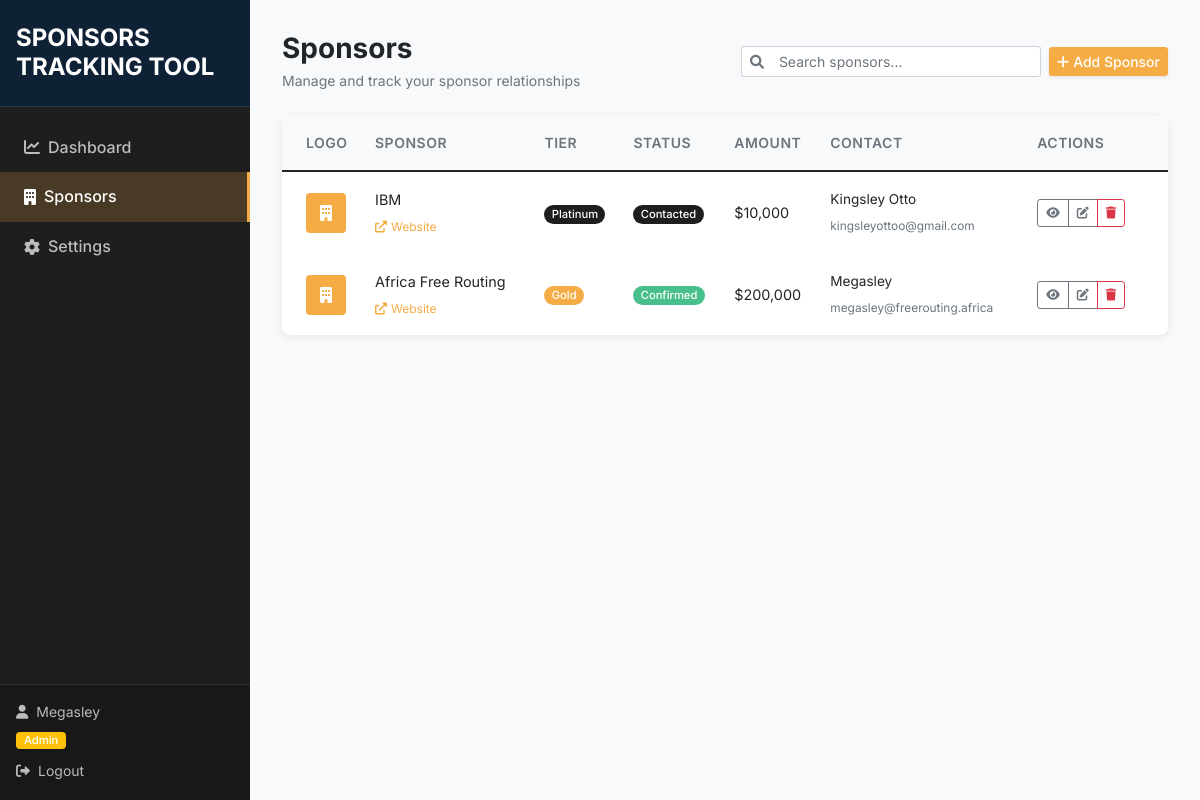
The page /sponsors (signed in) on the database its author committed.
### models.py (models this page shows, shortened)
class User(UserMixin, db.Model):
    id = db.Column(db.Integer, primary_key=True)
    username = db.Column(db.String(64), unique=True, nullable=False)
    email = db.Column(db.String(120), unique=True, nullable=False)
    password_hash = db.Column(db.String(256), nullable=False)
    role = db.Column(db.String(20), default='viewer')  # 'admin' or 'viewer'
    is_admin = db.Column(db.Boolean, default=False)  # Keep for backward compatibility
    created_at = db.Column(db.DateTime, default=datetime.utcnow)
    def is_admin_user(self):
        return self.role == 'admin' or self.is_admin
    def can_edit(self):
        return self.is_admin_user()

class Sponsor(db.Model):
    id = db.Column(db.Integer, primary_key=True)
    name = db.Column(db.String(100), nullable=False)
    contact_person = db.Column(db.String(100))
    email = db.Column(db.String(120))
    phone = db.Column(db.String(20))
    website = db.Column(db.String(200))
    tier = db.Column(db.String(20), default='Silver')  # Gold, Silver, Platinum
    status = db.Column(db.String(20), default='Contacted')  # Confirmed, Contacted, Declined, Pending
    amount = db.Column(db.Float, default=0.0)
    logo_filename = db.Column(db.String(120))
    notes = db.Column(db.Text)
    created_at = db.Column(db.DateTime, default=datetime.utcnow)
    updated_at = db.Column(db.DateTime, default=datetime.utcnow, onupdate=datetime.utcnow)
    activities = db.relationship('Activity', backref='sponsor', lazy=True, cascade='all, delete-orphan')
    files = db.relationship('SponsorFile', backref='sponsor', lazy=True, cascade='all, delete-orphan')

### routes.py (the view, shortened to what this page needs)
@main_bp.route('/sponsors')
@login_required
def sponsors():
    search = request.args.get('search', '')
    tier_filter = request.args.get('tier', '')
    status_filter = request.args.get('status', '')
    query = Sponsor.query
    if tier_filter:
        query = query.filter(Sponsor.tier == tier_filter)
    if status_filter:
        query = query.filter(Sponsor.status == status_filter)
    sponsors = query.order_by(Sponsor.created_at.desc()).all()
    return render_template('sponsors.html',
                         sponsors=sponsors,
                         search=search,
                         tier_filter=tier_filter,
                         status_filter=status_filter)

### auth.py (called while the page is built)
@login_manager.user_loader
def load_user(user_id):
    return User.query.get(int(user_id))

### templates/sponsors.html (shortened to what this page needs)
{% extends "base_auth.html" %}
{% block content %}
<div class="d-flex justify-content-between align-items-center mb-4">
    <div>
        <h1 class="h3 mb-1 fw-bold text-dark">Sponsors</h1>
        <p class="text-muted mb-0 small">Manage and track your sponsor relationships</p>
    </div>
    <div class="d-flex gap-2 align-items-center">
        <div class="search-container">
            <form method="GET" class="d-flex">
                <div class="input-group input-group-sm">
                    <span class="input-group-text bg-white border-end-0">
                        <i class="fas fa-search text-muted"></i>
                    </span>
                    <input type="text" name="search" class="form-control border-start-0"
                           placeholder="Search sponsors..." value="{{ search }}" style="box-shadow: none; min-width: 200px;">
                </div>
            </form>
        </div>
        {% if current_user.can_edit() %}
        <a href="{{ url_for('main.add_sponsor') }}" class="btn btn-sm shadow-sm" style="background-color: var(--orange); border: none; color: white;">
            <i class="fas fa-plus me-1"></i>Add Sponsor
        </a>
        {% endif %}
    </div>
</div>
<div class="card shadow-sm border-0">
    <div class="card-body p-0">
        {% if sponsors %}
        <div class="table-responsive">
            <table class="table table-hover mb-0">
                <thead style="background-color: #f8f9fa;">
                    <tr>
                        <th class="border-0 py-3 ps-4 text-muted" style="font-size: 0.875rem; font-weight: 600;">Logo</th>
                        <th class="border-0 py-3 text-muted" style="font-size: 0.875rem; font-weight: 600;">Sponsor</th>
                        <th class="border-0 py-3 text-muted" style="font-size: 0.875rem; font-weight: 600;">Tier</th>
                        <th class="border-0 py-3 text-muted" style="font-size: 0.875rem; font-weight: 600;">Status</th>
                        <th class="border-0 py-3 text-muted" style="font-size: 0.875rem; font-weight: 600;">Amount</th>
                        <th class="border-0 py-3 text-muted" style="font-size: 0.875rem; font-weight: 600;">Contact</th>
                        <th class="border-0 py-3 pe-4 text-muted" style="font-size: 0.875rem; font-weight: 600;">Actions</th>
                    </tr>
                </thead>
                <tbody>
                    {% for sponsor in sponsors %}
                    <tr class="sponsor-row-hover">
                        <td class="border-0 py-3 ps-4">
                            {% if sponsor.logo_filename %}
                                <img src="{{ url_for('main.uploaded_file', filename=sponsor.logo_filename) }}"
                                     alt="{{ sponsor.name }}" class="sponsor-logo-small rounded-2">
                            {% else %}
                                <div class="sponsor-logo-placeholder rounded-2" style="background-color: var(--orange); color: white;">
                                    <i class="fas fa-building"></i>
                                </div>
                            {% endif %}
                        </td>
                        <td class="border-0 py-3">
                            <div class="fw-semibold mb-1" style="font-size: 0.9rem;">{{ sponsor.name }}</div>
                            {% if sponsor.website %}
                                <small class="text-muted" style="font-size: 0.75rem;">
                                    <a href="{{ sponsor.website }}" target="_blank" class="text-decoration-none" style="color: var(--orange);">
                                        <i class="fas fa-external-link-alt me-1"></i>Website
                                    </a>
                                </small>
                            {% endif %}
                        </td>
                        <td class="border-0 py-3">
                            <span class="badge rounded-pill" style="font-size: 0.75rem; background-color: {% if sponsor.tier == 'Gold' %}var(--orange){% elif sponsor.tier == 'Platinum' %}var(--nero){% else %}var(--green){% endif %}; color: white;">
                                {{ sponsor.tier }}
                            </span>
                        </td>
                        <td class="border-0 py-3">
                            <span class="badge rounded-pill" style="font-size: 0.75rem; background-color:
                                {% if sponsor.status == 'Confirmed' %}var(--green){% endif %}
                                {% if sponsor.status == 'Contacted' %}var(--nero){% endif %}; color: white;">
                                {{ sponsor.status }}
                            </span>
                        </td>
                        <td class="border-0 py-3">
                            <span class="fw-semibold" style="font-size: 0.9rem;">${{ "{:,.0f}".format(sponsor.amount) if sponsor.amount else "0" }}</span>
                        </td>
                        <td class="border-0 py-3">
                            <div style="font-size: 0.85rem;">
                                {% if sponsor.contact_person %}
                                    <div class="fw-medium mb-1">{{ sponsor.contact_person }}</div>
                                {% endif %}
                                {% if sponsor.email %}
                                    <small class="text-muted">{{ sponsor.email }}</small>
                                {% else %}
                                    <small class="text-muted">No contact info</small>
                                {% endif %}
                            </div>
                        </td>
                        <td class="border-0 py-3 pe-4">
                            <div class="btn-group btn-group-sm" role="group">
                                <a href="{{ url_for('main.sponsor_detail', id=sponsor.id) }}"
                                   class="btn btn-outline-secondary" title="View Details" style="font-size: 0.75rem;">
                                    <i class="fas fa-eye"></i>
                                </a>
                                {% if current_user.can_edit() %}
                                <a href="{{ url_for('main.edit_sponsor', id=sponsor.id) }}"
                                   class="btn btn-outline-secondary" title="Edit" style="font-size: 0.75rem;">
                                    <i class="fas fa-edit"></i>
                                </a>
                                <button type="button" class="btn btn-outline-danger"
                                        onclick="confirmDelete({{ sponsor.id }}, '{{ sponsor.name }}')" title="Delete" style="font-size: 0.75rem;">
                                    <i class="fas fa-trash"></i>
                                </button>
                                {% endif %}
                            </div>
                        </td>
                    </tr>
                    {% endfor %}
                </tbody>
            </table>
        </div>
        {% endif %}
    </div>
</div>
{% endblock %}

### templates/base_auth.html (shortened to what this page needs)
<!DOCTYPE html>
<html lang="en">
<head>
    <link href="https://cdn.jsdelivr.net/npm/bootstrap@5.1.3/dist/css/bootstrap.min.css" rel="stylesheet">
    <link href="https://cdnjs.cloudflare.com/ajax/libs/font-awesome/6.0.0/css/all.min.css" rel="stylesheet">
    <link href="{{ url_for('static', filename='css/style.css') }}" rel="stylesheet">
</head>
<body>
    <div class="app-container">
        <nav class="sidebar">
            <div class="sidebar-header">
                <h4 class="text-white fw-bold mb-0">SPONSORS TRACKING TOOL</h4>
            </div>
            <div class="sidebar-menu">
                <a href="{{ url_for('main.dashboard') }}"
                   class="sidebar-link {% if request.endpoint == 'main.dashboard' %}active{% endif %}">
                    <i class="fas fa-chart-line me-2"></i>Dashboard
                </a>
                <a href="{{ url_for('main.sponsors') }}"
                   class="sidebar-link {% if request.endpoint in ['main.sponsors', 'main.sponsor_detail', 'main.add_sponsor', 'main.edit_sponsor'] %}active{% endif %}">
                    <i class="fas fa-building me-2"></i>Sponsors
                </a>
                {% if current_user.role == 'admin' or current_user.is_admin %}
                <a href="{{ url_for('main.settings') }}"
                   class="sidebar-link {% if request.endpoint == 'main.settings' %}active{% endif %}">
                    <i class="fas fa-cog me-2"></i>Settings
                </a>
                {% endif %}
            </div>
            <div class="sidebar-footer">
                <div class="user-info">
                    <div class="username">
                        <i class="fas fa-user me-2"></i>{{ current_user.username }}
                    </div>
                    <div class="user-role">
                        <span class="badge bg-{{ 'warning' if current_user.role == 'admin' else 'info' }}">
                            {{ current_user.role.title() }}
                        </span>
                    </div>
                </div>
                <a href="{{ url_for('main.logout') }}" class="logout-link">
                    <i class="fas fa-sign-out-alt me-2"></i>Logout
                </a>
            </div>
        </nav>
        <div class="main-content">
            <main class="content-area">
                {% block content %}{% endblock %}
            </main>
        </div>
    </div>
</body>
</html>

### static/css/style.css (style rules this page uses)
:root { --nero: #1E1E1E; --orange: #F5AC45; --red: #E2605A; --green: #48BF8C; --gray-bg: #f8f9fa; --white: #ffffff; --light-gray: #e9ecef; --dark-gray: #6c757d; --success: #48BF8C; --danger: #E2605A; --warning: #F5AC45; --info: #48BF8C; }
body { font-family: 'Inter', -apple-system, BlinkMacSystemFont, 'Segoe UI', Roboto, sans-serif; background-color: var(--gray-bg); color: #212529; line-height: 1.6; margin: 0; padding: 0; overflow-x: hidden; }
.app-container { display: flex; min-height: 100vh; }
.sidebar { width: 250px; background-color: var(--nero); color: white; position: fixed; height: 100vh; left: 0; top: 0; z-index: 1000; display: flex; flex-direction: column; }
.sidebar-header { padding: 1.5rem 1rem; border-bottom: 1px solid rgba(255, 255, 255, 0.1); background-color: #0f2235; }
.sidebar-menu { flex: 1; padding: 1rem 0; }
.sidebar-link { display: flex; align-items: center; padding: 0.75rem 1.5rem; color: rgba(255, 255, 255, 0.7); text-decoration: none; transition: all 0.3s ease; font-weight: 500; border: none; background: none; width: 100%; text-align: left; }
.sidebar-link.active { background-color: rgba(245, 172, 69, 0.2); color: white; border-right: 3px solid var(--orange); }
.sidebar-footer { padding: 1rem; border-top: 1px solid rgba(255, 255, 255, 0.1); background-color: rgba(0, 0, 0, 0.2); }
.user-info { color: rgba(255, 255, 255, 0.7); font-size: 0.875rem; margin-bottom: 0.5rem; }
.user-info .username { margin-bottom: 0.3rem; }
.user-info .user-role { margin-top: 0.3rem; }
.user-info .user-role .badge { font-size: 0.7rem; padding: 0.2rem 0.5rem; }
.logout-link { color: rgba(255, 255, 255, 0.7); text-decoration: none; font-size: 0.875rem; transition: color 0.3s ease; }
.main-content { margin-left: 250px; flex: 1; min-height: 100vh; background-color: var(--gray-bg); }
.content-area { padding: 2rem; }
.card { border: none; box-shadow: 0 0.125rem 0.25rem rgba(0, 0, 0, 0.075); border-radius: 0.5rem; transition: box-shadow 0.15s ease-in-out; }
.card.shadow-sm { box-shadow: 0 2px 8px rgba(0, 0, 0, 0.08) !important; transition: all 0.3s ease; }
.btn { transition: all 0.3s ease; font-weight: 500; }
.sponsor-row-hover { transition: all 0.2s ease; }
.table { font-size: 0.875rem; }
.table th { font-size: 0.8rem; font-weight: 600; text-transform: uppercase; letter-spacing: 0.5px; }
.badge.rounded-pill { font-size: 0.7rem !important; padding: 0.35em 0.65em; font-weight: 500; }
.btn-group-sm .btn { padding: 0.25rem 0.5rem; font-size: 0.75rem; }
.table th { border-top: none; font-weight: 600; color: var(--navy); background-color: var(--gray-bg); border-bottom: 2px solid var(--light-gray); }
.table td { vertical-align: middle; border-bottom: 1px solid var(--light-gray); }
.sponsor-logo-placeholder, .sponsor-logo-placeholder-medium, .sponsor-logo-placeholder-large { display: inline-flex; align-items: center; justify-content: center; background-color: var(--light-gray); color: var(--dark-gray); border-radius: 0.375rem; }
.sponsor-logo-placeholder { width: 40px; height: 40px; font-size: 1rem; }
.search-container { min-width: 300px; }
.badge { font-weight: 500; font-size: 0.75rem; padding: 0.375rem 0.75rem; }

### rows shown on the page
User: username "Megasley", role "Admin"
Sponsor: name "IBM", tier "Platinum", status "Contacted", amount "10,000", contact_person "Kingsley Otto", email "kingsleyottoo@gmail.com"
Sponsor: name "Africa Free Routing", tier "Gold", status "Confirmed", amount "200,000", contact_person "Megasley", email "megasley@freerouting.africa"
